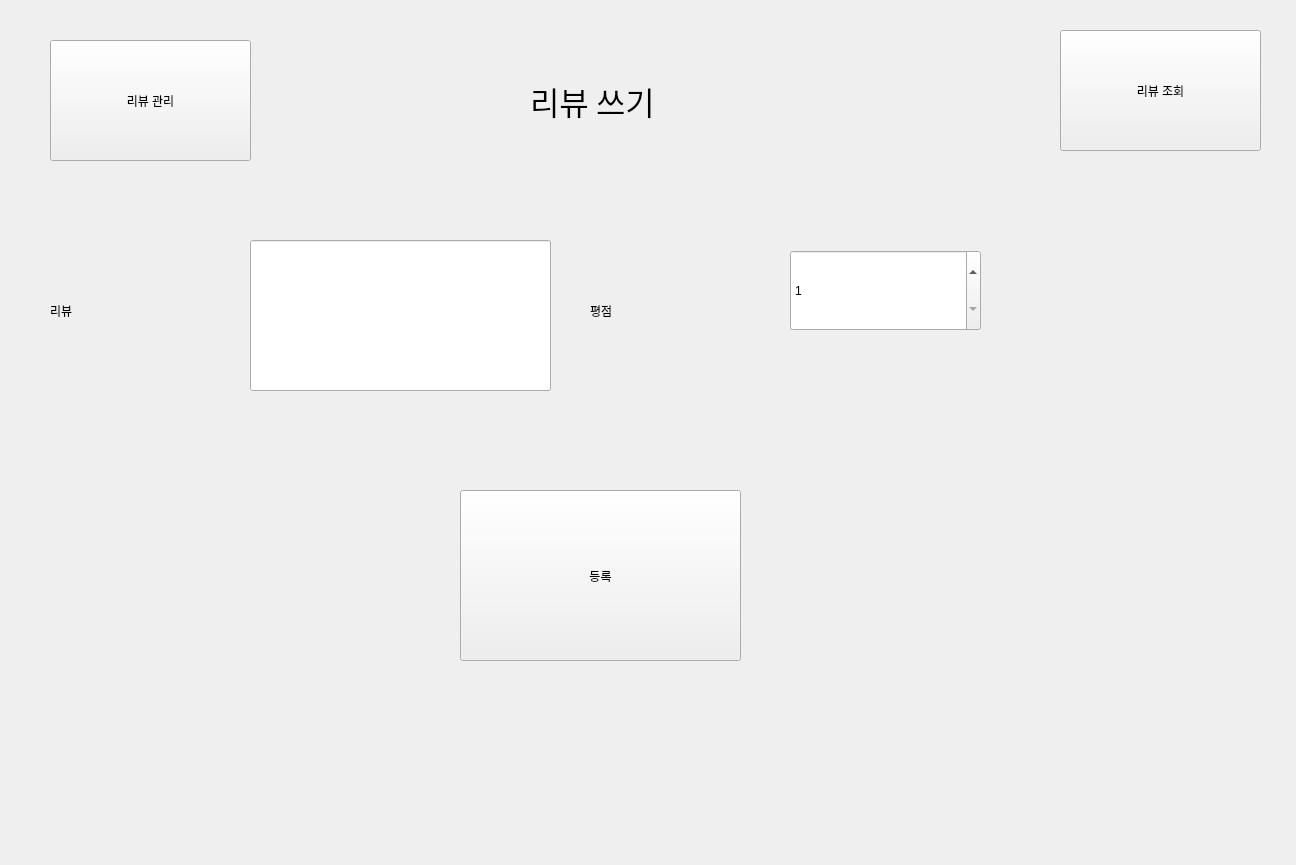
<?xml version="1.0" encoding="UTF-8"?>
<ui version="4.0">
 <class>Form</class>
 <widget class="QWidget" name="Form">
  <property name="geometry">
   <rect>
    <x>0</x>
    <y>0</y>
    <width>1296</width>
    <height>865</height>
   </rect>
  </property>
  <property name="windowTitle">
   <string>Form</string>
  </property>
  <widget class="QStackedWidget" name="stackedWidget">
   <property name="geometry">
    <rect>
     <x>0</x>
     <y>0</y>
     <width>1291</width>
     <height>861</height>
    </rect>
   </property>
   <property name="currentIndex">
    <number>2</number>
   </property>
   <widget class="QWidget" name="page_3">
    <widget class="QPushButton" name="reviewManage_1">
     <property name="geometry">
      <rect>
       <x>1070</x>
       <y>30</y>
       <width>201</width>
       <height>121</height>
      </rect>
     </property>
     <property name="text">
      <string>리뷰 관리</string>
     </property>
    </widget>
    <widget class="QTableWidget" name="tableWidget_search">
     <property name="geometry">
      <rect>
       <x>30</x>
       <y>200</y>
       <width>1231</width>
       <height>611</height>
      </rect>
     </property>
     <property name="editTriggers">
      <set>QAbstractItemView::NoEditTriggers</set>
     </property>
     <column>
      <property name="text">
       <string>상가번호</string>
      </property>
     </column>
     <column>
      <property name="text">
       <string>리뷰</string>
      </property>
     </column>
     <column>
      <property name="text">
       <string>평점</string>
      </property>
     </column>
    </widget>
    <widget class="QPushButton" name="Reviewwirte_1">
     <property name="geometry">
      <rect>
       <x>60</x>
       <y>40</y>
       <width>201</width>
       <height>121</height>
      </rect>
     </property>
     <property name="text">
      <string>리뷰 쓰기</string>
     </property>
    </widget>
    <widget class="QLabel" name="label_3">
     <property name="geometry">
      <rect>
       <x>540</x>
       <y>50</y>
       <width>291</width>
       <height>101</height>
      </rect>
     </property>
     <property name="font">
      <font>
       <family>경기천년바탕 Bold</family>
       <pointsize>24</pointsize>
      </font>
     </property>
     <property name="text">
      <string>리뷰 조회</string>
     </property>
    </widget>
   </widget>
   <widget class="QWidget" name="page">
    <widget class="QPushButton" name="Review_search_1">
     <property name="geometry">
      <rect>
       <x>60</x>
       <y>50</y>
       <width>201</width>
       <height>121</height>
      </rect>
     </property>
     <property name="text">
      <string>리뷰 조회</string>
     </property>
    </widget>
    <widget class="QPushButton" name="Reviewwirte_2">
     <property name="geometry">
      <rect>
       <x>1070</x>
       <y>40</y>
       <width>201</width>
       <height>121</height>
      </rect>
     </property>
     <property name="text">
      <string>리뷰 쓰기</string>
     </property>
    </widget>
    <widget class="QLabel" name="label">
     <property name="geometry">
      <rect>
       <x>540</x>
       <y>60</y>
       <width>291</width>
       <height>101</height>
      </rect>
     </property>
     <property name="font">
      <font>
       <family>경기천년바탕 Bold</family>
       <pointsize>24</pointsize>
      </font>
     </property>
     <property name="text">
      <string>리뷰 관리</string>
     </property>
    </widget>
    <widget class="QTableWidget" name="tableWidget_Manage">
     <property name="geometry">
      <rect>
       <x>30</x>
       <y>210</y>
       <width>1231</width>
       <height>611</height>
      </rect>
     </property>
     <property name="editTriggers">
      <set>QAbstractItemView::NoEditTriggers</set>
     </property>
     <column>
      <property name="text">
       <string>상가번호</string>
      </property>
     </column>
     <column>
      <property name="text">
       <string>리뷰</string>
      </property>
     </column>
     <column>
      <property name="text">
       <string>평점</string>
      </property>
     </column>
    </widget>
   </widget>
   <widget class="QWidget" name="page_2">
    <widget class="QPushButton" name="Review_search_2">
     <property name="geometry">
      <rect>
       <x>1060</x>
       <y>30</y>
       <width>201</width>
       <height>121</height>
      </rect>
     </property>
     <property name="text">
      <string>리뷰 조회</string>
     </property>
    </widget>
    <widget class="QPushButton" name="reviewManage_2">
     <property name="geometry">
      <rect>
       <x>50</x>
       <y>40</y>
       <width>201</width>
       <height>121</height>
      </rect>
     </property>
     <property name="text">
      <string>리뷰 관리</string>
     </property>
    </widget>
    <widget class="QLabel" name="label_2">
     <property name="geometry">
      <rect>
       <x>530</x>
       <y>50</y>
       <width>291</width>
       <height>101</height>
      </rect>
     </property>
     <property name="font">
      <font>
       <family>경기천년바탕 Bold</family>
       <pointsize>24</pointsize>
      </font>
     </property>
     <property name="text">
      <string>리뷰 쓰기</string>
     </property>
    </widget>
    <widget class="QLineEdit" name="lineEdit_Review">
     <property name="geometry">
      <rect>
       <x>250</x>
       <y>240</y>
       <width>301</width>
       <height>151</height>
      </rect>
     </property>
    </widget>
    <widget class="QLabel" name="label_4">
     <property name="geometry">
      <rect>
       <x>50</x>
       <y>240</y>
       <width>171</width>
       <height>141</height>
      </rect>
     </property>
     <property name="text">
      <string>리뷰</string>
     </property>
    </widget>
    <widget class="QSpinBox" name="spinBox_score">
     <property name="geometry">
      <rect>
       <x>790</x>
       <y>250</y>
       <width>191</width>
       <height>81</height>
      </rect>
     </property>
     <property name="minimum">
      <number>1</number>
     </property>
     <property name="maximum">
      <number>5</number>
     </property>
    </widget>
    <widget class="QLabel" name="label_5">
     <property name="geometry">
      <rect>
       <x>590</x>
       <y>240</y>
       <width>171</width>
       <height>141</height>
      </rect>
     </property>
     <property name="text">
      <string>평점</string>
     </property>
    </widget>
    <widget class="QPushButton" name="pushButton_Register">
     <property name="geometry">
      <rect>
       <x>460</x>
       <y>490</y>
       <width>281</width>
       <height>171</height>
      </rect>
     </property>
     <property name="text">
      <string>등록</string>
     </property>
    </widget>
   </widget>
  </widget>
 </widget>
 <resources/>
 <connections/>
</ui>
